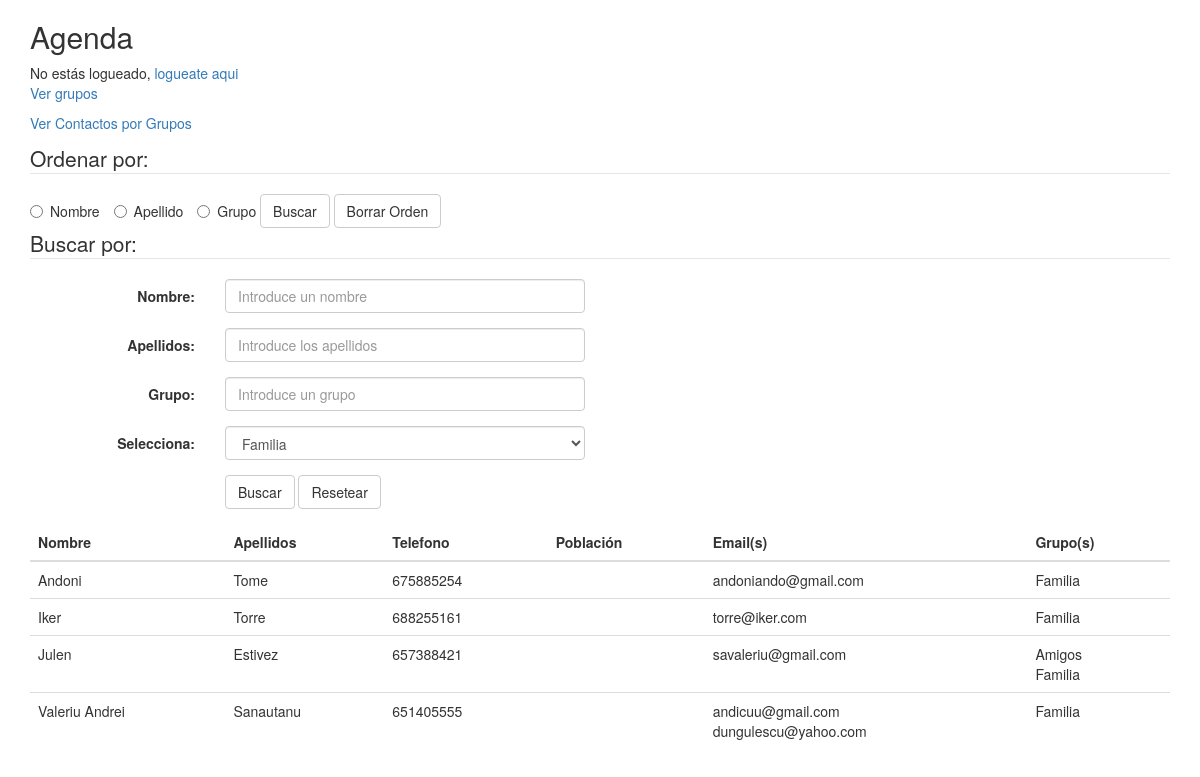
Before: /agenda/index.php with the older database file.
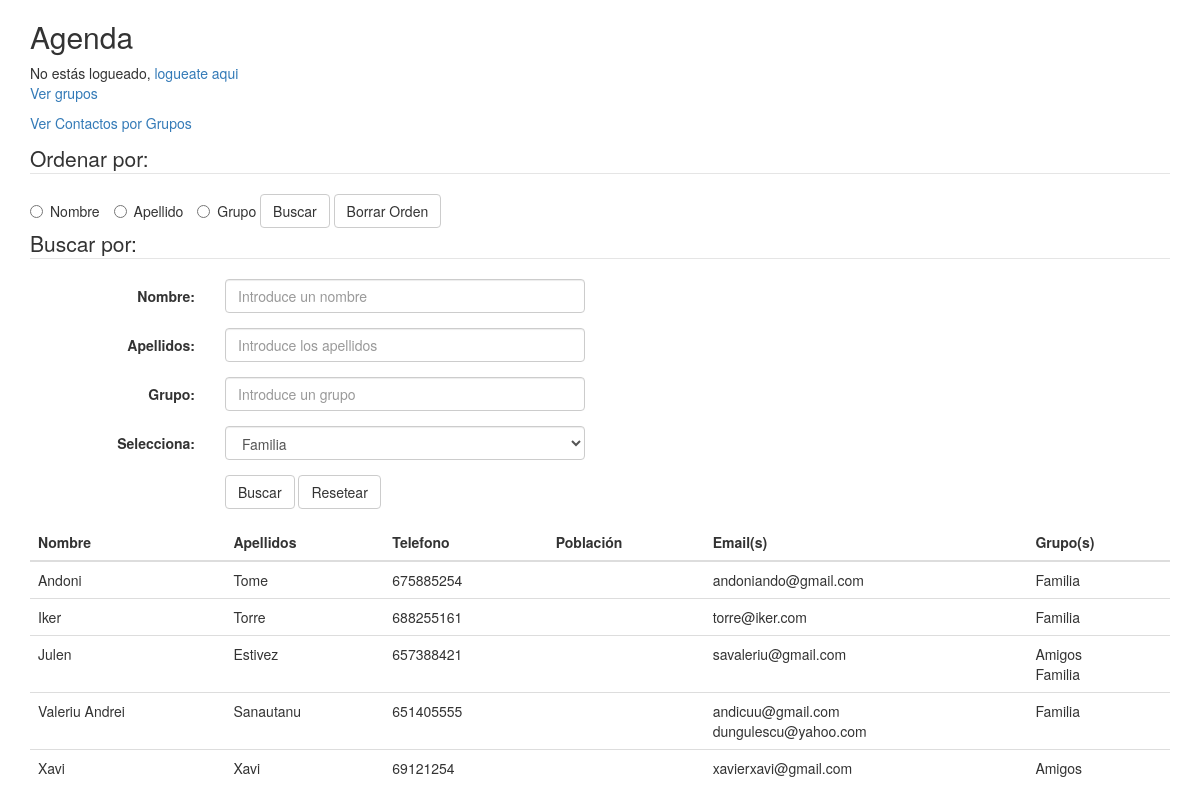
After: the same page with the newer database file.
### tables this page shows
CREATE TABLE `contactos` (
  `idContacto` int(11) NOT NULL,
  `Nombre` varchar(20) NOT NULL,
  `Apellidos` varchar(20) NOT NULL,
  `Telefono` int(11) NOT NULL
);

### agenda/index.php (called while the page is built, shortened)
<?php
require_once("../controlador/cAgenda.php");
?>

### modelo/mAgenda.php (called while the page is built, shortened)
<?php
class Contacto {
    private $contacto;
    private $grupo;
    private $link;
    public function __construct() {
        $this->contacto = array();
        $this->link = new mysqli('localhost', 'root', '', 'dser_agenda');
    }
    private function set_names() {
        return $this->link->query("SET NAMES 'utf8'");
    }
    public function lista_grupos() {
      $sql="SELECT * FROM `grupos`";
      foreach ($this->link->query($sql) as $res) {
          $this->grupo[]=$res;
      }
      return $this->grupo;
      $this->link=null;
    }
    public function lista_contactos($orden, $nombre, $apellidos, $grupo) {
        switch ($orden) {
          default:
          $sql="select c.idContacto id, c.Nombre, c.Apellidos, c.Telefono, c.Poblacion, group_concat(distinct e.email separator '<br>') Email, group_concat(distinct g.Nombre separator '<br>') as Grupo
                from contactos c, emails e, grupos g, rel_grupos rg
                WHERE (rg.idContacto = c.idContacto) AND (g.idGrupo = rg.idGrupo) AND (e.idContacto = c.idContacto) $nombre $apellidos $grupo
                group by c.idContacto order by c.Nombre";
            break;
        }
        foreach ($this->link->query($sql) as $res) {
            $this->contacto[]=$res;
        }
        return $this->contacto;
        $this->link=null;
    }
}
?>

### vista/vAgenda.php (the view, shortened to what the changed rows need)
<!DOCTYPE html>
<html lang="en">
<head>
  <link rel="stylesheet" href="css/bootstrap.css">
  <link rel="stylesheet" href="css/estilo.css">
</head>
<body>
  <div class="container">
    <h2>Agenda</h2>
      <table class="table table-hover">
        <thead>
          <tr>
            <th><?php if (isset($_COOKIE["orden"]) && $_COOKIE["orden"]=="nombre") echo "↓";?>Nombre</th>
            <th><?php if (isset($_COOKIE["orden"]) && $_COOKIE["orden"]=="apellido") echo "↓";?>Apellidos</th>
            <th>Telefono</th>
            <th>Población</th>
            <th>Email(s)</th>
            <th><?php if (isset($_COOKIE["orden"]) && $_COOKIE["orden"]=="grupo") echo "↓";?>Grupo(s)</th>
          </tr>
        </thead>
        <tbody>
          <?php
          for($i=0;$i<count($row);$i++)
          {
            ?>
            <tr id="<?php echo $row[$i]["id"]; ?>">
              <td><?php echo $row[$i]["Nombre"]; ?></td>
              <td><?php echo $row[$i]["Apellidos"]; ?></td>
              <td><?php echo $row[$i]["Telefono"]; ?></td>
              <td><?php echo $row[$i]["Poblacion"]; ?></td>
              <td><?php echo $row[$i]["Email"]; ?></td>
              <td><?php echo $row[$i]["Grupo"]; ?></td>
            </tr>
            <?php
          }
            ?>
          </tbody>
        </table>
      </div>
    </body>
    </html>

Changed rows visible on the page:
added contactos: Nombre "Xavi", Apellidos "Xavi", Telefono "69121254", Email "xavierxavi@gmail.com", Grupo "Amigos"
